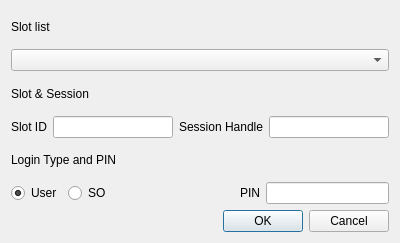
<?xml version="1.0" encoding="UTF-8"?>
<ui version="4.0">
 <class>LoginDlg</class>
 <widget class="QDialog" name="LoginDlg">
  <property name="geometry">
   <rect>
    <x>0</x>
    <y>0</y>
    <width>400</width>
    <height>243</height>
   </rect>
  </property>
  <property name="windowTitle">
   <string>Login</string>
  </property>
  <layout class="QVBoxLayout" name="verticalLayout">
   <item>
    <widget class="QLabel" name="label">
     <property name="text">
      <string>Slot list</string>
     </property>
    </widget>
   </item>
   <item>
    <layout class="QVBoxLayout" name="verticalLayout_2">
     <item>
      <widget class="QComboBox" name="mSlotsCombo"/>
     </item>
    </layout>
   </item>
   <item>
    <widget class="QLabel" name="label_2">
     <property name="text">
      <string>Slot &amp; Session</string>
     </property>
    </widget>
   </item>
   <item>
    <layout class="QHBoxLayout" name="horizontalLayout">
     <item>
      <widget class="QLabel" name="label_4">
       <property name="text">
        <string>Slot ID</string>
       </property>
      </widget>
     </item>
     <item>
      <widget class="QLineEdit" name="mSlotIDText"/>
     </item>
     <item>
      <widget class="QLabel" name="label_5">
       <property name="text">
        <string>Session Handle</string>
       </property>
      </widget>
     </item>
     <item>
      <widget class="QLineEdit" name="mSessionText"/>
     </item>
    </layout>
   </item>
   <item>
    <widget class="QLabel" name="label_3">
     <property name="text">
      <string>Login Type and PIN</string>
     </property>
    </widget>
   </item>
   <item>
    <layout class="QHBoxLayout" name="horizontalLayout_2">
     <item>
      <widget class="QRadioButton" name="mUserCheck">
       <property name="text">
        <string>User</string>
       </property>
       <property name="checked">
        <bool>true</bool>
       </property>
      </widget>
     </item>
     <item>
      <widget class="QRadioButton" name="mSOCheck">
       <property name="text">
        <string>SO</string>
       </property>
      </widget>
     </item>
     <item>
      <spacer name="horizontalSpacer">
       <property name="orientation">
        <enum>Qt::Horizontal</enum>
       </property>
       <property name="sizeHint" stdset="0">
        <size>
         <width>40</width>
         <height>20</height>
        </size>
       </property>
      </spacer>
     </item>
     <item>
      <widget class="QLabel" name="label_6">
       <property name="text">
        <string>PIN</string>
       </property>
      </widget>
     </item>
     <item>
      <widget class="QLineEdit" name="mPinText"/>
     </item>
    </layout>
   </item>
   <item>
    <widget class="QDialogButtonBox" name="buttonBox">
     <property name="orientation">
      <enum>Qt::Horizontal</enum>
     </property>
     <property name="standardButtons">
      <set>QDialogButtonBox::Cancel|QDialogButtonBox::Ok</set>
     </property>
    </widget>
   </item>
  </layout>
 </widget>
 <tabstops>
  <tabstop>mSlotsCombo</tabstop>
  <tabstop>mSlotIDText</tabstop>
  <tabstop>mSessionText</tabstop>
  <tabstop>mUserCheck</tabstop>
  <tabstop>mSOCheck</tabstop>
  <tabstop>mPinText</tabstop>
 </tabstops>
 <resources/>
 <connections>
  <connection>
   <sender>buttonBox</sender>
   <signal>accepted()</signal>
   <receiver>LoginDlg</receiver>
   <slot>accept()</slot>
   <hints>
    <hint type="sourcelabel">
     <x>248</x>
     <y>254</y>
    </hint>
    <hint type="destinationlabel">
     <x>157</x>
     <y>274</y>
    </hint>
   </hints>
  </connection>
  <connection>
   <sender>buttonBox</sender>
   <signal>rejected()</signal>
   <receiver>LoginDlg</receiver>
   <slot>reject()</slot>
   <hints>
    <hint type="sourcelabel">
     <x>316</x>
     <y>260</y>
    </hint>
    <hint type="destinationlabel">
     <x>286</x>
     <y>274</y>
    </hint>
   </hints>
  </connection>
 </connections>
</ui>
